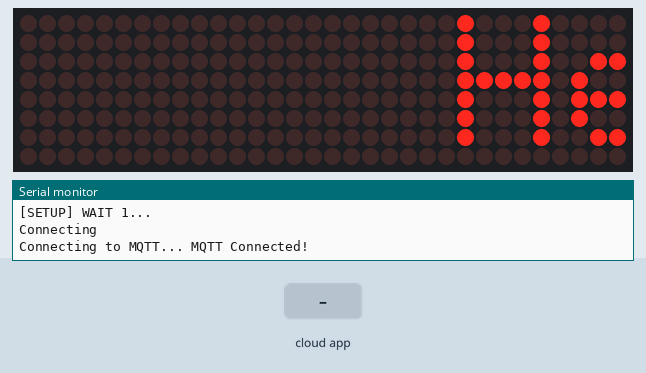
The sketch below on a simulated ESP8266 (NodeMCU). Parts: 32×8 LED matrix, the last lines printed to the serial monitor. Inputs (shaded band) come from the test bench. WiFi joins after 1.5 s; servers stay silent unless stated; no MQTT or app messages arrive unless stated.

Above: at 6.18 s.
6.2 s: the phone or cloud app sets message to 0
At 6.41 s:
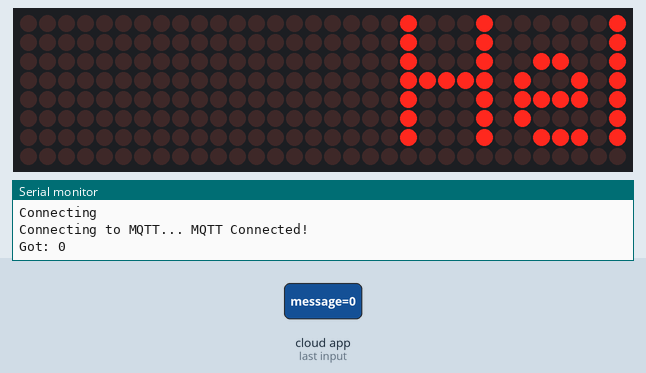
At 7.62 s:
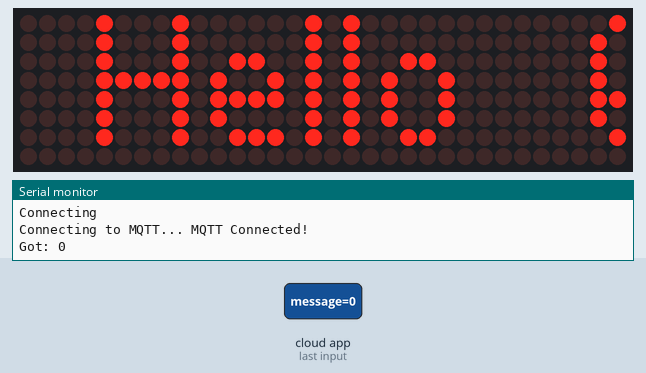
7.9 s: the phone or cloud app sets message to 1
At 9.58 s:
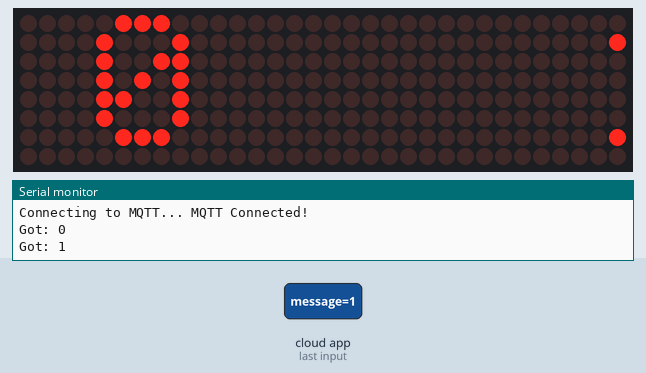

The sketch:

code_for_google_assistance_scrolling_display_project.ino
```cpp
#include <MD_MAX72xx.h>
#include <SPI.h>
#include <ESP8266WiFi.h>
#include <ESP8266WiFiMulti.h>
#include <ESP8266HTTPClient.h>
#include "Adafruit_MQTT.h"
#include "Adafruit_MQTT_Client.h"

#define SCROLL_DELAY 75


char* str;
String payload;
uint32_t present;
bool first_time;
uint16_t  scrollDelay;
#define  CHAR_SPACING  1

// Global message buffers shared by Serial and Scrolling functions
#define BUF_SIZE  75
char curMessage[BUF_SIZE];
char newMessage[BUF_SIZE];
bool newMessageAvailable = false;

ESP8266WiFiMulti WiFiMulti;


#define  MAX_DEVICES 4


#define  CLK_PIN   14
#define DATA_PIN  13
#define CS_PIN    15 // or SS


#define AIO_SERVER      "io.adafruit.com"
#define AIO_SERVERPORT  1883
#define AIO_USERNAME    "sudipshil"
#define AIO_KEY         "28af4daccc254b30890d48a48bd95561"


WiFiClient client;
Adafruit_MQTT_Client mqtt(&client, AIO_SERVER, AIO_SERVERPORT, AIO_USERNAME, AIO_KEY);
Adafruit_MQTT_Subscribe message = Adafruit_MQTT_Subscribe(&mqtt, AIO_USERNAME "/feeds/message");

void MQTT_connect();
MD_MAX72XX mx = MD_MAX72XX(CS_PIN, MAX_DEVICES);

uint8_t scrollDataSource(uint8_t dev, MD_MAX72XX::transformType_t t)
// Callback function for data that is required for scrolling into the display
{
  static char   *p = curMessage;
  static uint8_t  state = 0;
  static uint8_t  curLen, showLen;
  static uint8_t  cBuf[8];
  uint8_t colData;


  switch (state)
  {
    case 0: // Load the next character from the font table
      showLen = mx.getChar(*p++, sizeof(cBuf) / sizeof(cBuf[0]), cBuf);
      curLen = 0;
      state++;

      // if we reached end of message, reset the message pointer
      if (*p == '\0')
      {
        p = curMessage;     // reset the pointer to start of message
        if (newMessageAvailable)  // there is a new message waiting
        {
          strcpy(curMessage, str);  // copy it in
          newMessageAvailable = false;
        }
      }
    // !! deliberately fall through to next state to start displaying

    case 1: // display the next part of the character
      colData = cBuf[curLen++];
      if (curLen == showLen)
      {
        showLen = CHAR_SPACING;
        curLen = 0;
        state = 2;
      }
      break;

    case 2: // display inter-character spacing (blank column)
      colData = 0;
      curLen++;
      if (curLen == showLen)
        state = 0;
      break;

    default:
      state = 0;
  }

  return (colData);
}

void scrollText(void)
{
  static uint32_t prevTime = 0;

  // Is it time to scroll the text?
  if (millis() - prevTime >= scrollDelay)
  {
    mx.transform(MD_MAX72XX::TSL);  // scroll along - the callback will load all the data
    prevTime = millis();      // starting point for next time
  }
}


void  no_connection(void)
{
  newMessageAvailable = 1;
  strcpy(curMessage, "No Internet! ");
  scrollText();


}
void setup()
{
  mx.begin();
  mx.setShiftDataInCallback(scrollDataSource);

  scrollDelay = SCROLL_DELAY;
  strcpy(curMessage, "Hello  ");
  newMessage[0] = '\0';

  Serial.begin(57600);
  Serial.print("\n[MD_MAX72XX Message Display]\nType a message for the scrolling display\nEnd message line with a newline");

  Serial.begin(115200);
  // Serial.setDebugOutput(true);

  Serial.println();
  Serial.println();
  Serial.println();

  for (uint8_t t = 4; t > 0; t--) {
    Serial.printf("[SETUP] WAIT %d...\n", t);
    Serial.flush();
    delay(1000);
  }

  WiFi.mode(WIFI_STA);
  WiFiMulti.addAP("LAPTOP-Ar", "rpgm1798");
  Serial.println("Connecting");
  newMessageAvailable = 1;
  present = millis();
  first_time = 1;
    // Setup MQTT subscription for onoff feed.
  mqtt.subscribe(&message);
 str = "Google assistant!!!   ";
}

void loop()
{
  while (WiFiMulti.run() != WL_CONNECTED) {
    Serial.println("WiFi not connected!");
    delay(1000);
  }

  MQTT_connect();


  Adafruit_MQTT_Subscribe *subscription;
  while ((subscription = mqtt.readSubscription(1))) {
    if (subscription == &message) {
      payload ="";
      Serial.print(F("Got: "));
      Serial.println((char *)message.lastread);
      str = (char*)message.lastread;
      payload = (String) str;
      payload += "       ";
      str = &payload[0];
      newMessageAvailable = 1;
    }
  }

  scrollText();
}
void MQTT_connect() {
  int8_t ret;

  // Stop if already connected.
  if (mqtt.connected()) {
    return;
  }

  Serial.print("Connecting to MQTT... ");

  uint8_t retries = 3;
  while ((ret = mqtt.connect()) != 0) { // connect will return 0 for connected
       Serial.println(mqtt.connectErrorString(ret));
       Serial.println("Retrying MQTT connection in 5 seconds...");
       mqtt.disconnect();
       delay(5000);  // wait 5 seconds
       retries--;
       if (retries == 0) {
         // basically die and wait for WDT to reset me
         while (1);
       }
  }
  Serial.println("MQTT Connected!");
}
```
